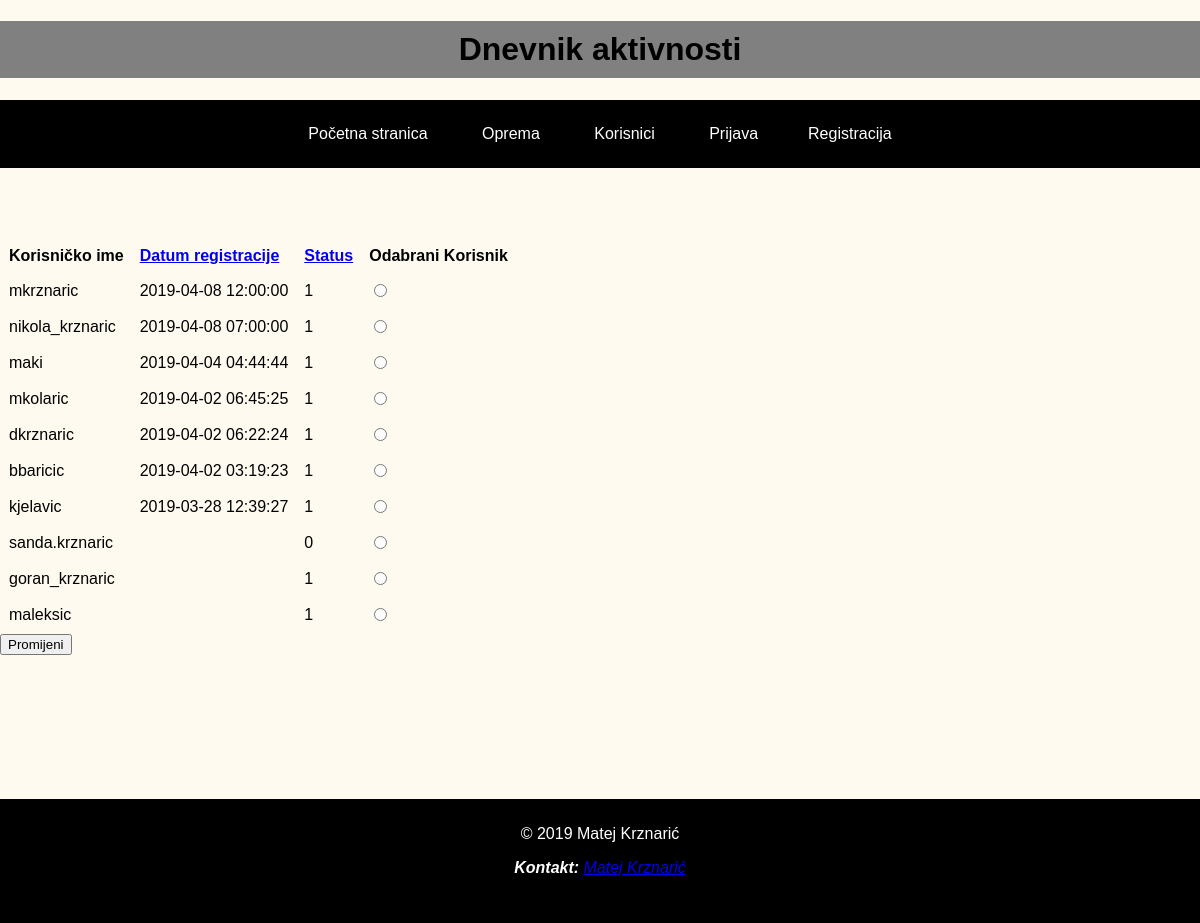
Page /webdip_projekt/otkljucavanje_blokiranje.php?order=datum_vrijme_registracije&&sort=DESC on the committed database.
### tables this page shows
CREATE TABLE `korisnik` (
  `id_korisnik` int(11) NOT NULL,
  `ime` varchar(45) NOT NULL,
  `prezime` varchar(45) NOT NULL,
  `korisnicko_ime` varchar(45) NOT NULL,
  `lozinka` varchar(45) NOT NULL,
  `email` varchar(100) NOT NULL,
  `datum_vrijme_registracije` datetime DEFAULT NULL,
  `status` tinyint(4) NOT NULL,
  `uloga_id_uloga` int(11) NOT NULL
);

### webdip_projekt/sesija.class.php (called while the page is built, shortened)
<?php
class Sesija {
    static function dajKorisnika() {
        if (isset($_SESSION[self::KORISNIK])) {
            $korisnik[self::KORISNIK] = $_SESSION[self::KORISNIK];
            $korisnik[self::TIP] = $_SESSION[self::TIP];
        } else {
            return null;
        }
        return $korisnik;
    }
}

### webdip_projekt/baza.class.php (called while the page is built, shortened)
<?php
class Baza {
    private $veza = null;
    function spojiDB() {
        $this->veza = new mysqli(self::server, self::korisnik, self::lozinka, self::baza);
        $this->veza->set_charset("utf8");
        return $this->veza;
    }
    function selectDB($upit) {
        $rezultat = $this->veza->query($upit);
        return $rezultat;
    }
}
?>

### webdip_projekt/otkljucavanje_blokiranje.php (the view, shortened to what this page needs)
<?php
include ("./baza.class.php");
include("./sesija.class.php");
?>
<!DOCTYPE html>
<html lang="hr">
    <head>
        <link href="css/mkrznaric.css" rel="stylesheet" type="text/css">
        <link href="css/mkrznaric_480.css" rel="stylesheet" type="text/css">
        <link href="css/mkrznaric_ispis.css" media="print" rel="stylesheet" type="text/css">
        <link href="css/mkrznaric_800.css" rel="stylesheet" type="text/css">
        <link href="css/mkrznaric_1024.css" rel="stylesheet" type="text/css">
        <link href="css/mkrznaric_1800.css" rel="stylesheet" type="text/css">
        <link rel="stylesheet" type="text/css" href="https://cdn.datatables.net/s/dt/jq-2.1.4,dt-1.10.10/datatables.min.css"/>
    </head>
    <body>
        <header>
            <h1 id="pocetak_popis">Dnevnik aktivnosti</h1>
        </header>
        <nav>
            <ul class="nav">
                <li><a href="index.php">Početna stranica</a></li>
                <li><a href="oprema.php">Oprema</a></li>
                <li><a href="privatno/korisnici.php">Korisnici</a></li>
                <?php
                if (Sesija::dajKorisnika() == null) {
                    echo '<li><a href="prijava.php">Prijava</a></li>';
                    echo '<li><a href="registracija.php">Registracija</a></li>';
                } else if (Sesija::dajKorisnika() != null) {
                    if ($tip == "administrator") {
                        echo '<li><a href="odjava.php">Odjava</a></li>';
                        echo '<li><a href="dnevnik.php">Dnevnik aktivnosti</a></li>';
                        echo '<li><a href="VirtualTime.php">Virtualno vrijeme</a></li>';
                        echo '<li><a href="konfiguracija_sustava.php">Konfiguracija sustava</a></li>';
                        echo '<li><a href="otkljucavanje_blokiranje.php">Upravljanje korisnicima</a></li>';
                        echo '<li><a href="DodijeliModeratora.php">Dodijela moderatora</a></li>';
                        echo '<li><a href="NovaLokacija.php">Nova lokacija</a></li>';
                        echo '<li><a href="NovaOprema.php">Nova oprema</a></li>';
                    }
                    if ($tip == "moderator") {
                        echo '<li><a href="odjava.php">Odjava</a></li>';
                    }
                    if ($tip == "registrirani_korisnik") {
                        echo '<li><a href="odjava.php">Odjava</a></li>';
                    }
                }
                ?>
            </ul>
        </nav>
        <section id="sadrzajtablica">
            <br>
            <form id="promjenaStatusaKorisnika" novalidate method="post" name="promjenaStatusaKorisnika" action="otkljucavanje_blokiranje.php">
                <br>
                <br>
<?php
                $baza = new Baza();
                $baza->spojiDB();
                if (isset($_GET['order'])) {
                    $order = $_GET['order'];
                } else {
                    $order = 'status';
                }
                if (isset($_GET['sort'])) {
                    $sort = $_GET['sort'];
                } else {
                    $sort = 'ASC';
                }
                $upit = "SELECT *from korisnik ORDER BY $order $sort";
                $sort == 'DESC' ? $sort = 'ASC' : $sort = 'DESC';
                $rs = $baza->selectDB($upit);
                echo"<table id ='table_id'  class='display'>
    <thead>
                <tr>
                    <th class='zaglavlje'>Korisničko ime</th>
                    <th class='zaglavlje'><a href='?order=datum_vrijme_registracije&&sort=$sort'>Datum registracije</a></th>
                    <th class='zaglavlje'><a href='?order=status&&sort=$sort'>Status</a></th>
                        <th>Odabrani Korisnik</th>
                </tr>
                </thead>
                <tbody>";
                while ($row=$rs->fetch_assoc()) {
                    $naziv=$row['korisnicko_ime'];
                    $datum_vrijeme=$row['datum_vrijme_registracije'];
                    $status=$row['status'];
                    $id=$row['id_korisnik'];
                    echo "<tr>\n<td>$naziv</td>\n<td>$datum_vrijeme</td>\n<td>$status</td><td><input type='radio' name='radiobutton' value='".$id."'></td></tr>";
                }
                echo"</tbody></table>";
            ?>
                <input  type="submit" name="promijeni" id="promijeniUseruStatus" value="Promijeni">
                <br>
                <br>
                <br><br>
                <br>
            </form>
            <br>
            <br>
            <br>
            <br>
        </section>
        <footer id="kraj">
            <p>&copy; 2019 Matej Krznarić</p>
            <address><strong>Kontakt:</strong> <a href="mailto:mkrznaric@foi.hr">Matej Krznarić</a></address>
            <br>
            <br>
        </footer>
    </body>
</html>

### webdip_projekt/css/mkrznaric.css (style rules this page uses)
#pocetak_popis { width: auto; padding: 10px; text-align: center; background: gray; -webkit-animation: pozadina 5s infinite; animation: pozadina 5s infinite; }
body { background: floralwhite; color: black; font-family: "Arial"; margin: auto; overflow-x: hidden; }
.nav { background: black; color: white; list-style: none; text-align: center; padding: 25px 0 25px 0; }
.nav > li { display: inline-block; padding: 0 25px 0 25px; }
.nav > li > a { text-decoration: none; color: white; }
td, th { text-align: left; padding: 7px; }
#sadrzajtablica { overflow-x: hidden; }
#kraj { text-align: center; color: white; background: black; padding: 10px; width: auto; position: relative; }

### webdip_projekt/css/mkrznaric_1024.css (style rules this page uses)
@media only screen and (min-width: 1024px) { #pocetak_popis { width: auto; padding: 10px; text-align: center; background: gray; -webkit-animation: pozadina 5s infinite; animation: pozadina 5s infinite; } }
@media only screen and (min-width: 1024px) { body { background: floralwhite; color: black; font-family: "Arial"; margin: auto; overflow-x: hidden; } }
@media only screen and (min-width: 1024px) { .nav { background: black; color: white; list-style: none; text-align: center; padding: 25px 0 25px 0; } }
@media only screen and (min-width: 1024px) { .nav > li { display: inline-block; padding: 0 25px 0 25px; } }
@media only screen and (min-width: 1024px) { .nav > li > a { text-decoration: none; color: white; } }
@media only screen and (min-width: 1024px) { td, th { text-align: left; padding: 7px; } }
@media only screen and (min-width: 1024px) { #sadrzajtablica { overflow-x: hidden; } }
@media only screen and (min-width: 1024px) { #kraj { text-align: center; color: white; background: black; padding: 10px; width: auto; position: relative; } }

### rows in the picture
korisnik: korisnicko_ime "mkrznaric", datum_vrijme_registracije "2019-04-08 12:00:00", status "1"
korisnik: korisnicko_ime "nikola_krznaric", datum_vrijme_registracije "2019-04-08 07:00:00", status "1"
korisnik: korisnicko_ime "maki", datum_vrijme_registracije "2019-04-04 04:44:44", status "1"
korisnik: korisnicko_ime "mkolaric", datum_vrijme_registracije "2019-04-02 06:45:25", status "1"
korisnik: korisnicko_ime "dkrznaric", datum_vrijme_registracije "2019-04-02 06:22:24", status "1"
korisnik: korisnicko_ime "bbaricic", datum_vrijme_registracije "2019-04-02 03:19:23", status "1"
korisnik: korisnicko_ime "kjelavic", datum_vrijme_registracije "2019-03-28 12:39:27", status "1"
korisnik: korisnicko_ime "sanda.krznaric", status "0"
korisnik: korisnicko_ime "goran_krznaric", status "1"
korisnik: korisnicko_ime "maleksic", status "1"
